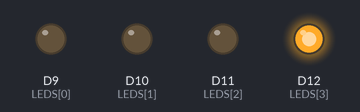
Bench run of a program on a simulated Arduino Uno R4 WiFi. Shown: output pins drawn as LEDs (lit = HIGH).

Above: at 0.02 s.
At 0.37 s:
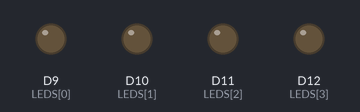
At 0.72 s:
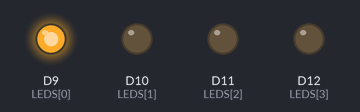
At 1.47 s:
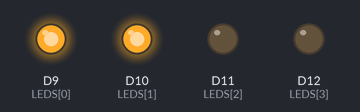
At 2.17 s:
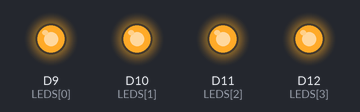
At 2.92 s:
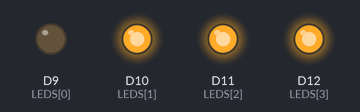
Timing chart, 0 to 3.2 s (numbered marks = the images above):
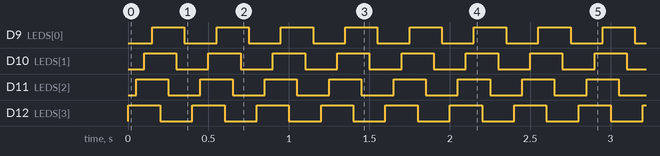

Measured:
- by itself, D9 (LEDS[0]), D10 (LEDS[1]), D11 (LEDS[2]), D12 (LEDS[3]): alternates HIGH for 0.20 s and LOW for 0.20 s
- by itself, everything shown: repeats every 0.40 s, in 8 steps

The program:

main.cpp
```cpp
#include <Arduino.h>

const int LEDS[] = {9, 10, 11, 12};
const int LED_SIZE = sizeof(LEDS) / sizeof(int);

void setup() {
  for (int i = 0; i < sizeof(LEDS) / sizeof(int); i += 1) {
    pinMode(LEDS[i], OUTPUT);
  }
  // Serial.begin(9600);
}

void _loop() {
  for (int i = 0; i < sizeof(LEDS) / sizeof(int); i += 1) {
    digitalWrite(LEDS[i], digitalRead(LEDS[i]) == HIGH ? LOW : HIGH);
  }
  delay(500);
}

void loop() {
  for (int i = LED_SIZE -1; i >= 0; i -= 1) {
    // Serial.println("Loop " + String(i));
    digitalWrite(LEDS[i], digitalRead(LEDS[i]) == HIGH ? LOW : HIGH);
    delay(50);
  }
}
```
